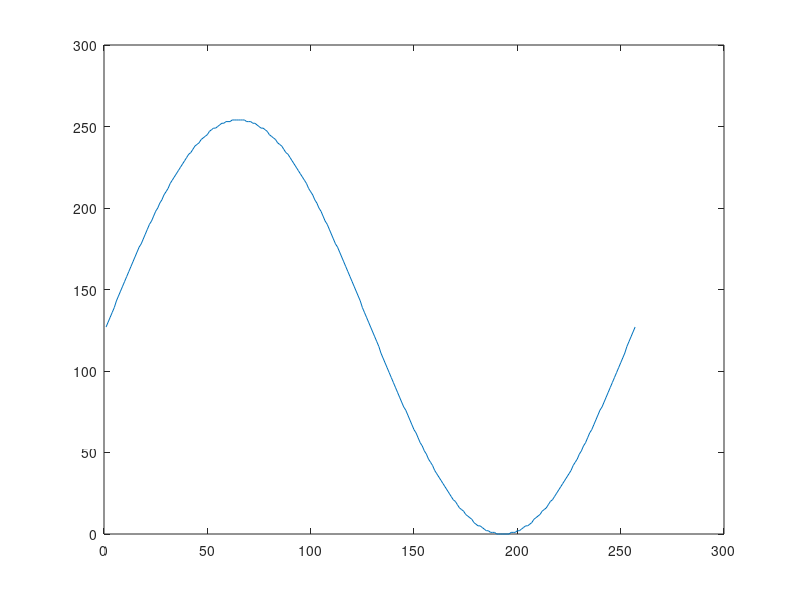

MATLAB code for this plot: (Note: this script raises an error after producing the figure.)
%{ %%%%%%%%%%%%%%%%%%%%%%%%%%%%%%%%%%%%%%%%%%
% Kevin Box
% kbox@hmc.edu
% Oct 31 2023
% Wavetable Generation
%} %%%%%%%%%%%%%%%%%%%%%%%%%%%%%%%%%%%%%%%%%%



%% phase accumulator calculator

notes4 = [50 261.63 277.18 293.66 311.13 329.63 349.23 369.99 392 415.30 440 466.16 493.88];
fclk = 32000000; %16m?
indexes = 256;
indexVal = 16777216; % 0x01000000
k = indexVal*indexes; %256*0x01000000 for that value

addVal = (k.*notes4)./fclk;

roundedAddVal = round(addVal);

factual = (roundedAddVal.*fclk)./k;
fnoRound = (addVal.*fclk)./k;

error = 100*((notes4-factual)./notes4);
errorNoRound = 100*((notes4-fnoRound)./notes4);

factualHigh = round((200000*fclk)/k);


%% wave table gen
clear
t = 0:0.00390625:1;
waveTable = uint8(127*sin(2*pi*t) + 127);
column = waveTable';
plot(waveTable)
data = dec2hex(column(1:256));
writematrix(data,'wave8.txt', 'Delimiter', 'space');

%% Frequency Modulation Modeling (must run wave table gen first)
%clear
modulationPhase = 0:6711:4294967295; %50 hz modulation
carrierPhase = 0:35115:4294967295; %261.63 hz carrier frequency
totalTime = 3200000; % total samples/clocks % i is a clock cycle basically 
time = (0:1/32000000:0.1-1/32000000)*1000; %time in ms
%Generate modulation and carrier (for plotting) waveform 
modAccum(1) = 0;
carAccumPlt(1) = 0;
for i = 2:totalTime %this for loop calculates the accumulator value at every time step
    modAccum(i) = mod((modAccum(i-1)+6711), 4294967295); %50 hz modulation
    carAccumPlt(i) = mod((carAccumPlt(i-1) + 35115), 4294967295); %200 hz carrier 
end
%calculate wave table index, top 8 bits of phaseAccum (add 1 because matlab
%indexes at 1 
indexMod = bitshift(modAccum, -24)+1;
indexCarPlt = bitshift(carAccumPlt, -24)+1;

for i = 1:totalTime %use wavetable to find values of curve
    valsMod(i) = waveTable(indexMod(i));
    valsCarPlt(i) = waveTable(indexCarPlt(i));
end

% Generate Modulated Waveform
%y = sin(2pi*fc*t + sin(2pi*fm*t))
beta=300;
signalAccum(1) = double(valsMod(1));
for i = 2:totalTime
    signalAccum(i) = mod((signalAccum(i-1)+35115+(beta*double(valsMod(i)))),  4294967295); % can use MAC for this operation?
end
indexSig = bitshift(signalAccum, -24)+1;

for i = 1:totalTime
    valsSig(i) = waveTable(indexSig(i));
end

plot(time, valsSig)
hold on
plot(time, valsMod)
plot(time, valsCarPlt)
title("FM modulated signal generated by Phase Accumulation")
ylim([-10 260])
legend("Generated Signal", "Modulation Wave (50 Hz)", "Carrier Wave (c4 @ 261.63 Hz)")
ylabel("8bit Voltage for DAC")
xlabel("time (ms)")

%% 12 bits for 12 bit spi dac not needed if using FIR through MAC 
%


clear
t = 0:0.00024414062:1;
table = uint16(2047*sin(2*pi*t) + 2047);
column = table';
plot(table)
data = dec2hex(column(1:4096));
writematrix(data,'wave12.txt', 'Delimiter', 'space');


%% phase accumulator calculator

notes4 = [261.63 277.18 293.66 311.13 329.63 349.23 369.99 392 415.30 440 466.16 493.88];
fclk = 32000000; %16m?
indexes = 4096;
indexVal = 16777216; % 0x01000000
k = indexVal*indexes; %4096*0x01000000 for that value

addVal = (k.*notes4)./fclk;

roundedAddVal = round(addVal);

factual = (roundedAddVal.*fclk)./k;
fnoRound = (addVal.*fclk)./k;

error = 100*((notes4-factual)./notes4);
errorNoRound = 100*((notes4-fnoRound)./notes4);

factualLow = round((200000*fclk)/k);

%% not helpful?
%{
clear
sysClock = 10000;
sampFreq = sysClock;

dictNotes4 = dictionary('c4', 261.63, 'cS4', 277.18, 'd4', 293.66, ...
                    'dS4', 311.13, 'e4', 329.63, 'f4', 349.23, 'fS4', 369.99, ...
                    'g4', 392, 'gS4', 415.30, 'a4', 440, 'aS4', 466.16, 'b4', 493.88);

notes4 = [261.63 277.18 293.66 311.13 329.63 349.23 369.99 392 415.30 440 466.16 493.88];

t = 0:1/sampFreq:0.2; % times to sample at more than one full period for any note in 4th? key

for x = 1:length(notes4) 
    table(x, :) = uint8(127*sin(2*pi*notes4(x)*t) + 127);
end 

loopLocsc4 = find(table(1, :)==127);
loopLocscS4 = find(table(2, :)==127);
loopLocsd4 = find(table(3, :)==127);
loopLocsdS4 = find(table(4, :)==127);
loopLocse4 = find(table(5, :)==127);
loopLocsf4 = find(table(6, :)==127);
loopLocsfS4 = find(table(7, :)==127);
loopLocsg4 = find(table(8, :)==127);
loopLocsgS4 = find(table(9, :)==127);
loopLocsa4 = find(table(10, :)==127);
loopLocsaS4 = find(table(11, :)==127);
loopLocsb4 = find(table(12, :)==127);

finalList = cat(2, table(1, 1:344), table(2, 1:469), table(3, 1:647), ...
             table(4, 1:225), ...
             table(5, 1:613), ...
             table(6, 1:1174), ...
             table(7, 1:500), ...
             table(8, 1:1250), ...
             table(9, 1:915), ...
             table(10, 1:125), ...
             table(11, 1:665), ...
             table(12, 1:81) ...
             );

bad FM stuff
%% Phase accumulator modeling
modulationAccumulator = 0;
actualAccumulator = 0;
accumulator = 0;
% clocking every clock cycle things happen
for clk = 1:1600000
    modulationAccumulator(clk) = uint32(modulationAccumulator + 134218);
    actualAccumulator(clk) = uint32(actualAccumulator + 35115);
    accumulator(clk) = uint8(actualAccumulator(clk) + modulationAccumulator(clk));
    phaseIndex = bitshift(accumulator, -24)+1;
    finalVals(clk) = table(phaseIndex);
end

%}
